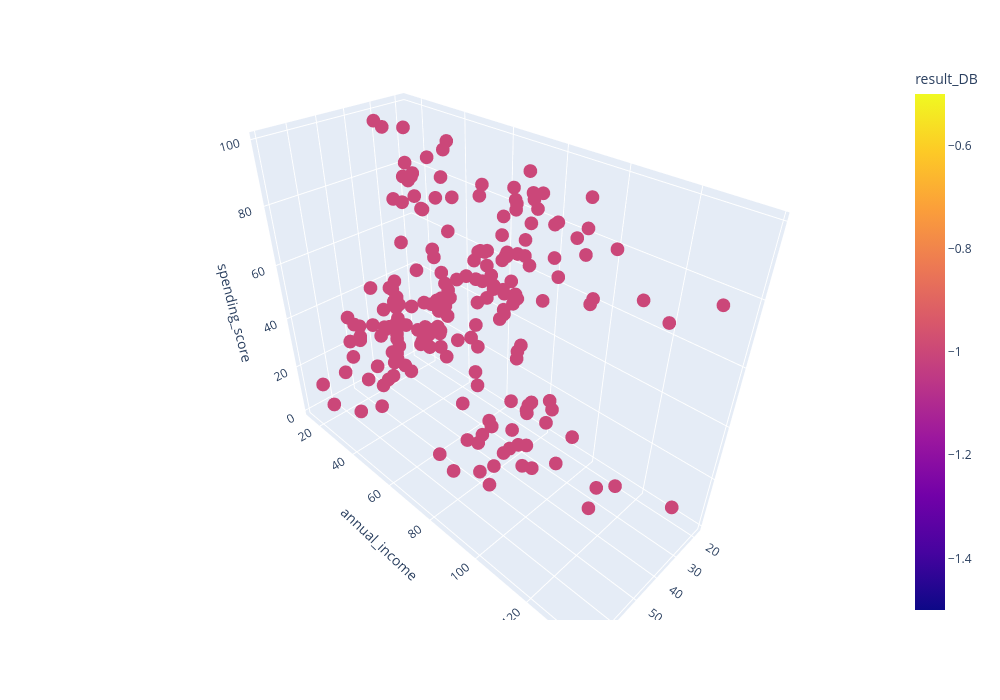

This figure's notebook cell:
### Code cell
from sklearn.cluster import DBSCAN
DB = DBSCAN()
cl_db_res =  DB.fit_predict(X)
df['result_DB'] = cl_db_res
get_3d_visualization(df, 'result_DB')

### Figure 1 — Plotly figure (JSON) as saved in the notebook; plotly's stock layout.template omitted (floating-point values rounded to 4 significant figures; data arrays with more than 128 entries replaced by an {"elided": "..."} marker saying what was removed)
{"data": [{"hovertemplate": "age=%{x}<br>annual_income=%{y}<br>spending_score=%{z}<br>result_DB=%{marker.color}<extra></extra>", "legendgroup": "", "marker": {"color": {"elided": "200 int values"}, "coloraxis": "coloraxis", "symbol": "circle"}, "mode": "markers", "name": "", "scene": "scene", "showlegend": false, "type": "scatter3d", "x": {"elided": "200 int values"}, "y": {"elided": "200 int values"}, "z": {"elided": "200 int values"}}], "layout": {"coloraxis": {"colorbar": {"title": {"text": "result_DB"}}, "colorscale": [[0, "#0d0887"], [0.1111, "#46039f"], [0.2222, "#7201a8"], [0.3333, "#9c179e"], [0.4444, "#bd3786"], [0.5556, "#d8576b"], [0.6667, "#ed7953"], [0.7778, "#fb9f3a"], [0.8889, "#fdca26"], [1, "#f0f921"]]}, "height": 700, "legend": {"tracegroupgap": 0}, "margin": {"t": 60}, "scene": {"domain": {"x": [0, 1], "y": [0, 1]}, "xaxis": {"title": {"text": "age"}}, "yaxis": {"title": {"text": "annual_income"}}, "zaxis": {"title": {"text": "spending_score"}}}, "width": 1000}}
